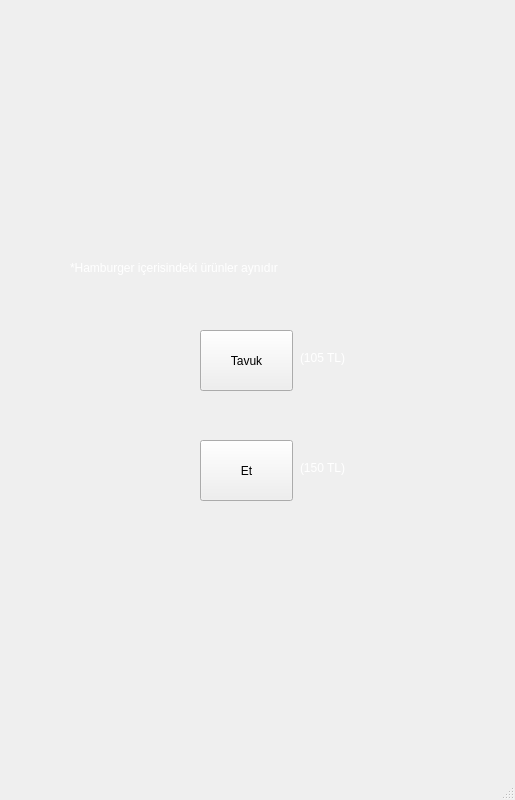
<?xml version="1.0" encoding="UTF-8"?>
<ui version="4.0">
 <class>MainWindow</class>
 <widget class="QMainWindow" name="MainWindow">
  <property name="geometry">
   <rect>
    <x>0</x>
    <y>0</y>
    <width>515</width>
    <height>800</height>
   </rect>
  </property>
  <property name="windowTitle">
   <string>MainWindow</string>
  </property>
  <property name="styleSheet">
   <string notr="true">#centralwidget{
border-image: url(:/men/Menu-PNG-File.png);}</string>
  </property>
  <widget class="QWidget" name="centralwidget">
   <widget class="QLabel" name="label">
    <property name="geometry">
     <rect>
      <x>70</x>
      <y>260</y>
      <width>251</width>
      <height>16</height>
     </rect>
    </property>
    <property name="styleSheet">
     <string notr="true">color: rgb(255, 255, 255);</string>
    </property>
    <property name="text">
     <string>*Hamburger içerisindeki ürünler aynıdır</string>
    </property>
   </widget>
   <widget class="QPushButton" name="pushButton_TAVUK">
    <property name="geometry">
     <rect>
      <x>200</x>
      <y>330</y>
      <width>93</width>
      <height>61</height>
     </rect>
    </property>
    <property name="text">
     <string>Tavuk</string>
    </property>
   </widget>
   <widget class="QLabel" name="label_2">
    <property name="geometry">
     <rect>
      <x>300</x>
      <y>350</y>
      <width>121</width>
      <height>16</height>
     </rect>
    </property>
    <property name="styleSheet">
     <string notr="true">color: rgb(255, 255, 255);</string>
    </property>
    <property name="text">
     <string>(105 TL)</string>
    </property>
   </widget>
   <widget class="QPushButton" name="pushButton_ET">
    <property name="geometry">
     <rect>
      <x>200</x>
      <y>440</y>
      <width>93</width>
      <height>61</height>
     </rect>
    </property>
    <property name="text">
     <string>Et</string>
    </property>
   </widget>
   <widget class="QLabel" name="label_3">
    <property name="geometry">
     <rect>
      <x>300</x>
      <y>460</y>
      <width>121</width>
      <height>16</height>
     </rect>
    </property>
    <property name="styleSheet">
     <string notr="true">color: rgb(255, 255, 255);</string>
    </property>
    <property name="text">
     <string>(150 TL)</string>
    </property>
   </widget>
  </widget>
  <widget class="QMenuBar" name="menubar">
   <property name="geometry">
    <rect>
     <x>0</x>
     <y>0</y>
     <width>515</width>
     <height>26</height>
    </rect>
   </property>
  </widget>
  <widget class="QStatusBar" name="statusbar"/>
 </widget>
 <resources>
  <include location="sembol.qrc"/>
 </resources>
 <connections/>
</ui>
